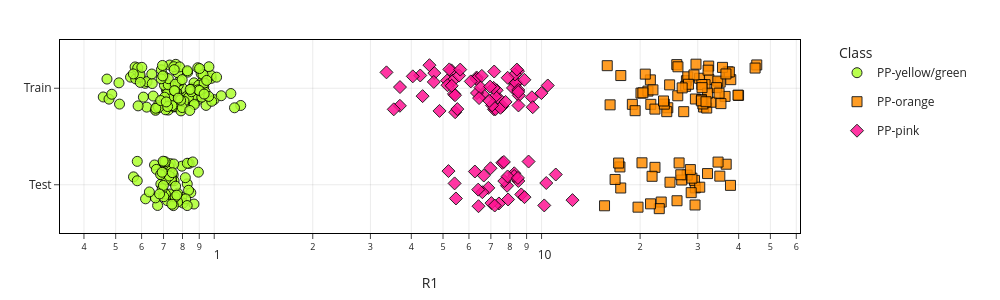

The notebook cell this image was saved under:
### Code cell
scatter_plot_train_test_1d(X_train_df_trans, X_test_df_trans, dim_1='R1', marker_map=_marker_map, marker_dict=marker_dict, color_dict=color_dict, jitter_strength=jitter_strength, random_state=random_state, markersize=markersize, alpha_pts=alpha_pts, x_log=True)

metrics_df, pred, probs = evaluate_classifier(clf, X_train_df_trans, X_test_df_trans, y_train, y_test, classes, plot=True)
display(metrics_df)

### Figure 1 — Plotly figure (JSON) as saved in the notebook; plotly's stock layout.template omitted (floating-point values rounded to 4 significant figures)
{"data": [{"hovertemplate": "<b>%{text}</b><br><br>class: PP-yellow/green<br>R1: %{x}<br><extra></extra>", "legendgroup": "PP-yellow/green", "marker": {"color": "greenyellow", "line": {"color": "black", "width": 1}, "opacity": 0.85, "size": 10, "symbol": "circle"}, "mode": "markers", "name": "PP-yellow/green", "showlegend": true, "text": ["PP-green_ms1_01", "PP-green_ms1_02", "PP-green_ms1_03", "PP-green_ms1_04", "PP-green_ms1_05", "PP-green_ms1_06", "PP-green_ms1_07", "PP-green_ms1_08", "PP-green_ms1_09", "PP-green_ms1_10", "PP-green_ms1_11", "PP-green_ms1_12", "PP-green_ms1_13", "PP-green_ms1_14", "PP-green_ms1_15", "PP-green_ms1_16", "PP-green_ms1_17", "PP-green_ms1_18", "PP-green_ms1_19", "PP-green_ms1_20", "PP-green_ms1_21", "PP-green_ms1_22", "PP-green_ms1_23", "PP-green_ms1_24", "PP-green_ms1_25", "PP-green_ms1_26", "PP-green_ms1_27", "PP-green_ms1_28", "PP-green_ms1_29", "PP-green_ms1_30", "PP-yellow_ms1_01", "PP-yellow_ms1_02", "PP-yellow_ms1_03", "PP-yellow_ms1_04", "PP-yellow_ms1_05", "PP-yellow_ms1_06", "PP-yellow_ms1_07", "PP-yellow_ms1_08", "PP-yellow_ms1_09", "PP-yellow_ms1_10", "PP-yellow_ms1_11", "PP-yellow_ms1_12", "PP-yellow_ms1_13", "PP-yellow_ms1_14", "PP-yellow_ms1_15", "PP-yellow_ms1_16", "PP-yellow_ms1_17", "PP-yellow_ms1_18", "PP-yellow_ms1_19", "PP-yellow_ms1_20", "PP-yellow_ms1_21", "PP-yellow_ms1_22", "PP-yellow_ms1_23", "PP-yellow_ms1_24", "PP-yellow_ms1_25", "PP-yellow_ms1_26", "PP-yellow_ms1_27", "PP-yellow_ms1_28", "PP-yellow_ms1_29", "PP-yellow_ms1_30", "PP-green_ms2_01", "PP-green_ms2_02", "PP-green_ms2_03", "PP-green_ms2_04", "PP-green_ms2_05", "PP-green_ms2_06", "PP-green_ms2_07", "PP-green_ms2_08", "PP-green_ms2_09", "PP-green_ms2_10", "PP-green_ms2_11", "PP-green_ms2_12", "PP-green_ms2_13", "PP-green_ms2_14", "PP-green_ms2_15", "PP-green_ms2_16", "PP-green_ms2_17", "PP-green_ms2_18", "PP-green_ms2_19", "PP-green_ms2_20", "PP-green_ms2_21", "PP-green_ms2_22", "PP-green_ms2_23", "PP-green_ms2_24", "PP-green_ms2_25", "PP-green_ms2_26", "PP-green_ms2_27", "PP-green_ms2_28", "PP-green_ms2_29", "PP-green_ms2_30", "PP-yellow_ms2_01", "PP-yellow_ms2_02", "PP-yellow_ms2_03", "PP-yellow_ms2_04", "PP-yellow_ms2_05", "PP-yellow_ms2_06", "PP-yellow_ms2_07", "PP-yellow_ms2_08", "PP-yellow_ms2_09", "PP-yellow_ms2_10", "PP-yellow_ms2_11", "PP-yellow_ms2_12", "PP-yellow_ms2_13", "PP-yellow_ms2_14", "PP-yellow_ms2_15", "PP-yellow_ms2_16", "PP-yellow_ms2_17", "PP-yellow_ms2_18", "PP-yellow_ms2_19", "PP-yellow_ms2_20", "PP-yellow_ms2_21", "PP-yellow_ms2_22", "PP-yellow_ms2_23", "PP-yellow_ms2_24", "PP-yellow_ms2_25", "PP-yellow_ms2_26", "PP-yellow_ms2_27", "PP-yellow_ms2_28", "PP-yellow_ms2_29", "PP-yellow_ms2_30"], "type": "scatter", "x": [0.555, 0.5759, 0.5731, 0.6621, 0.4703, 0.5839, 0.7136, 0.6511, 0.6155, 0.5937, 0.7508, 0.6217, 0.6234, 0.6617, 0.7236, 0.4581, 0.8408, 0.5936, 0.5661, 0.5137, 0.6722, 0.8324, 0.9289, 0.7568, 0.7358, 0.718, 0.7781, 0.4771, 0.5943, 0.8625, 0.9381, 0.8582, 0.8429, 0.8709, 0.8849, 0.7352, 0.8579, 0.8763, 0.9792, 0.9441, 0.9148, 0.8002, 0.8676, 0.8233, 0.863, 0.8341, 0.7703, 0.7044, 0.8676, 0.869, 0.7098, 0.8512, 0.7189, 0.5854, 0.6756, 0.7307, 0.9123, 0.5116, 0.7676, 0.601, 0.724, 0.6466, 0.729, 0.7765, 0.7857, 0.7027, 0.7242, 0.6894, 0.663, 0.891, 0.7608, 0.7052, 0.9777, 0.751, 0.7429, 0.7634, 0.7734, 0.7525, 0.9989, 0.852, 0.6075, 0.7836, 0.9633, 0.9242, 0.7916, 0.8085, 0.6884, 1.124, 0.7987, 0.6948, 1.205, 1.153, 0.8972, 0.9827, 0.9159, 0.962, 0.7593, 0.9314, 0.8296, 0.8922, 0.798, 1.017, 0.9007, 0.7205, 0.7548, 0.9316, 0.9021, 0.8444, 0.9486, 0.6962, 0.7557, 0.6861, 0.6445, 0.8279, 0.7896, 0.7763, 0.7135, 0.8421, 1.051, 0.4865], "y": [0.6149, 0.5967, 0.721, 0.2798, 0.5953, 0.7112, 0.4878, 0.4192, 0.5509, 0.6153, 0.3061, 0.3043, 0.5686, 0.2712, 0.2739, 0.4096, 0.3556, 0.6381, 0.6486, 0.3359, 0.32, 0.435, 0.5148, 0.5212, 0.4401, 0.4658, 0.4303, 0.3873, 0.5603, 0.3847, 0.4593, 0.5063, 0.402, 0.4171, 0.3713, 0.3821, 0.3636, 0.3962, 0.6024, 0.3223, 0.5595, 0.4993, 0.345, 0.4138, 0.4156, 0.4037, 0.3061, 0.5311, 0.5559, 0.3314, 0.2768, 0.4902, 0.4444, 0.3174, 0.3009, 0.7407, 0.6503, 0.5561, 0.4628, 0.7169, 0.5357, 0.5488, 0.3877, 0.533, 0.5793, 0.6262, 0.5993, 0.6913, 0.2926, 0.7127, 0.5427, 0.4072, 0.6332, 0.3115, 0.3204, 0.7479, 0.6602, 0.7234, 0.3821, 0.4639, 0.4081, 0.7213, 0.7228, 0.641, 0.2657, 0.3661, 0.5981, 0.4453, 0.2997, 0.7362, 0.3216, 0.2976, 0.5315, 0.3649, 0.4079, 0.4152, 0.4716, 0.5528, 0.6669, 0.4837, 0.5896, 0.6148, 0.4768, 0.3103, 0.6929, 0.4398, 0.7041, 0.4877, 0.5812, 0.6276, 0.475, 0.3728, 0.6474, 0.6809, 0.3762, 0.3975, 0.3585, 0.2698, 0.4223, 0.4377]}, {"hovertemplate": "<b>%{text}</b><br><br>class: PP-yellow/green<br>R1: %{x}<br><extra></extra>", "legendgroup": "PP-yellow/green", "marker": {"color": "greenyellow", "line": {"color": "black", "width": 1}, "opacity": 0.85, "size": 10, "symbol": "circle"}, "mode": "markers", "name": "PP-yellow/green", "showlegend": false, "text": ["PP-green_ms3_01", "PP-green_ms3_02", "PP-green_ms3_03", "PP-green_ms3_04", "PP-green_ms3_05", "PP-green_ms3_06", "PP-green_ms3_07", "PP-green_ms3_08", "PP-green_ms3_09", "PP-green_ms3_10", "PP-green_ms3_11", "PP-green_ms3_12", "PP-green_ms3_13", "PP-green_ms3_14", "PP-green_ms3_15", "PP-green_ms3_16", "PP-green_ms3_17", "PP-green_ms3_18", "PP-green_ms3_19", "PP-green_ms3_20", "PP-green_ms3_21", "PP-green_ms3_22", "PP-green_ms3_23", "PP-green_ms3_24", "PP-green_ms3_25", "PP-green_ms3_26", "PP-green_ms3_27", "PP-green_ms3_28", "PP-green_ms3_29", "PP-green_ms3_30", "PP-yellow_ms3_01", "PP-yellow_ms3_02", "PP-yellow_ms3_03", "PP-yellow_ms3_04", "PP-yellow_ms3_05", "PP-yellow_ms3_06", "PP-yellow_ms3_07", "PP-yellow_ms3_08", "PP-yellow_ms3_09", "PP-yellow_ms3_10", "PP-yellow_ms3_11", "PP-yellow_ms3_12", "PP-yellow_ms3_13", "PP-yellow_ms3_14", "PP-yellow_ms3_15", "PP-yellow_ms3_16", "PP-yellow_ms3_17", "PP-yellow_ms3_18", "PP-yellow_ms3_19", "PP-yellow_ms3_20", "PP-yellow_ms3_21", "PP-yellow_ms3_22", "PP-yellow_ms3_23", "PP-yellow_ms3_24", "PP-yellow_ms3_25", "PP-yellow_ms3_26", "PP-yellow_ms3_27", "PP-yellow_ms3_28", "PP-yellow_ms3_29", "PP-yellow_ms3_30"], "type": "scatter", "x": [0.7966, 0.8482, 0.7493, 0.8273, 0.8946, 0.7821, 0.7958, 0.8032, 0.8162, 0.754, 0.7313, 0.7188, 0.8385, 0.7396, 0.6571, 0.8348, 0.8672, 0.6926, 0.8275, 0.7341, 0.7736, 0.7259, 0.7523, 0.8181, 0.8598, 0.7731, 0.7501, 0.8269, 0.7318, 0.7091, 0.7393, 0.7404, 0.7394, 0.7057, 0.7597, 0.7622, 0.7425, 0.7688, 0.6869, 0.7001, 0.6658, 0.71, 0.7119, 0.7285, 0.694, 0.6715, 0.6858, 0.6616, 0.617, 0.7012, 0.7447, 0.6994, 0.6933, 0.5667, 0.5819, 0.7081, 0.6337, 0.6982, 0.6807, 0.5819], "y": [-0.3073, -0.5821, -0.3968, -0.4912, -0.3694, -0.6481, -0.6304, -0.6894, -0.4267, -0.459, -0.3398, -0.6649, -0.2787, -0.6095, -0.295, -0.5572, -0.6997, -0.4006, -0.2771, -0.2814, -0.5879, -0.3063, -0.2849, -0.6462, -0.2638, -0.6782, -0.7162, -0.7157, -0.5962, -0.5965, -0.4224, -0.4607, -0.4466, -0.2808, -0.6271, -0.5145, -0.7019, -0.6075, -0.4933, -0.2671, -0.3406, -0.3885, -0.4455, -0.4099, -0.5417, -0.7146, -0.3946, -0.636, -0.6458, -0.6241, -0.3746, -0.5073, -0.3706, -0.4183, -0.2578, -0.2608, -0.5748, -0.2559, -0.5951, -0.4588]}, {"hovertemplate": "<b>%{text}</b><br><br>class: PP-orange<br>R1: %{x}<br><extra></extra>", "legendgroup": "PP-orange", "marker": {"color": "darkorange", "line": {"color": "black", "width": 1}, "opacity": 0.85, "size": 10, "symbol": "square"}, "mode": "markers", "name": "PP-orange", "showlegend": true, "text": ["PP-orange_ms1_01", "PP-orange_ms1_02", "PP-orange_ms1_03", "PP-orange_ms1_04", "PP-orange_ms1_05", "PP-orange_ms1_06", "PP-orange_ms1_07", "PP-orange_ms1_08", "PP-orange_ms1_09", "PP-orange_ms1_10", "PP-orange_ms1_11", "PP-orange_ms1_12", "PP-orange_ms1_13", "PP-orange_ms1_14", "PP-orange_ms1_15", "PP-orange_ms1_16", "PP-orange_ms1_17", "PP-orange_ms1_18", "PP-orange_ms1_19", "PP-orange_ms1_20", "PP-orange_ms1_21", "PP-orange_ms1_22", "PP-orange_ms1_23", "PP-orange_ms1_24", "PP-orange_ms1_25", "PP-orange_ms1_26", "PP-orange_ms1_27", "PP-orange_ms1_28", "PP-orange_ms1_29", "PP-orange_ms1_30", "PP-orange_ms2_01", "PP-orange_ms2_02", "PP-orange_ms2_03", "PP-orange_ms2_04", "PP-orange_ms2_05", "PP-orange_ms2_06", "PP-orange_ms2_07", "PP-orange_ms2_08", "PP-orange_ms2_09", "PP-orange_ms2_10", "PP-orange_ms2_11", "PP-orange_ms2_12", "PP-orange_ms2_13", "PP-orange_ms2_14", "PP-orange_ms2_15", "PP-orange_ms2_16", "PP-orange_ms2_17", "PP-orange_ms2_18", "PP-orange_ms2_19", "PP-orange_ms2_20", "PP-orange_ms2_21", "PP-orange_ms2_22", "PP-orange_ms2_23", "PP-orange_ms2_24", "PP-orange_ms2_25", "PP-orange_ms2_26", "PP-orange_ms2_27", "PP-orange_ms2_28", "PP-orange_ms2_29", "PP-orange_ms2_30"], "type": "scatter", "x": [39.98, 45.43, 37.84, 32.4, 44.91, 35.12, 31.26, 32.45, 30.39, 37.11, 34.54, 27.7, 36.36, 27.55, 34.25, 29.63, 31.58, 25.88, 24.3, 29.51, 24.62, 27.96, 26.1, 24.13, 21.5, 20.74, 21.56, 15.87, 18.94, 20.12, 39.81, 37.48, 35.7, 31.95, 32.94, 26.07, 36.58, 30.88, 29.21, 34.85, 35.32, 32.15, 30.81, 31.09, 28.1, 30.76, 27.18, 30.91, 31.8, 32.26, 21.13, 22.2, 19.31, 23.71, 16.19, 21.89, 17.46, 26.89, 23.58, 20.39], "y": [0.4263, 0.7416, 0.5889, 0.7297, 0.7092, 0.5633, 0.3053, 0.5901, 0.6038, 0.6691, 0.5741, 0.5784, 0.4157, 0.5199, 0.5062, 0.7494, 0.5376, 0.7451, 0.2979, 0.3887, 0.535, 0.6182, 0.7224, 0.2574, 0.5867, 0.6463, 0.3333, 0.7339, 0.3334, 0.4497, 0.4283, 0.6687, 0.7164, 0.2948, 0.3553, 0.4221, 0.6484, 0.5387, 0.6383, 0.449, 0.3409, 0.4488, 0.3836, 0.3374, 0.5414, 0.3698, 0.2574, 0.5062, 0.36, 0.6875, 0.4703, 0.284, 0.2674, 0.3353, 0.328, 0.4833, 0.6316, 0.5038, 0.3682, 0.4526]}, {"hovertemplate": "<b>%{text}</b><br><br>class: PP-orange<br>R1: %{x}<br><extra></extra>", "legendgroup": "PP-orange", "marker": {"color": "darkorange", "line": {"color": "black", "width": 1}, "opacity": 0.85, "size": 10, "symbol": "square"}, "mode": "markers", "name": "PP-orange", "showlegend": false, "text": ["PP-orange_ms3_01", "PP-orange_ms3_02", "PP-orange_ms3_03", "PP-orange_ms3_04", "PP-orange_ms3_05", "PP-orange_ms3_06", "PP-orange_ms3_07", "PP-orange_ms3_08", "PP-orange_ms3_09", "PP-orange_ms3_10", "PP-orange_ms3_11", "PP-orange_ms3_12", "PP-orange_ms3_13", "PP-orange_ms3_14", "PP-orange_ms3_15", "PP-orange_ms3_16", "PP-orange_ms3_17", "PP-orange_ms3_18", "PP-orange_ms3_19", "PP-orange_ms3_20", "PP-orange_ms3_21", "PP-orange_ms3_22", "PP-orange_ms3_23", "PP-orange_ms3_24", "PP-orange_ms3_25", "PP-orange_ms3_26", "PP-orange_ms3_27", "PP-orange_ms3_28", "PP-orange_ms3_29", "PP-orange_ms3_30"], "type": "scatter", "x": [36.65, 37.77, 35.04, 34.6, 32.13, 29.48, 29.33, 30.42, 29.44, 27.84, 24.68, 23.2, 22.21, 26.8, 28.8, 21.75, 26.31, 26.62, 28.65, 19.71, 17.45, 22.89, 25.93, 21.52, 28.48, 16.77, 20.27, 17.35, 15.57, 17.2], "y": [-0.2873, -0.5063, -0.4108, -0.2652, -0.3842, -0.5321, -0.4545, -0.5254, -0.7096, -0.3995, -0.474, -0.6792, -0.3196, -0.4508, -0.4317, -0.4125, -0.2738, -0.3965, -0.582, -0.7324, -0.5336, -0.7479, -0.6657, -0.6977, -0.3428, -0.4452, -0.2725, -0.3155, -0.7178, -0.2753]}, {"hovertemplate": "<b>%{text}</b><br><br>class: PP-pink<br>R1: %{x}<br><extra></extra>", "legendgroup": "PP-pink", "marker": {"color": "deeppink", "line": {"color": "black", "width": 1}, "opacity": 0.85, "size": 10, "symbol": "diamond"}, "mode": "markers", "name": "PP-pink", "showlegend": true, "text": ["PP-pink_ms1_01", "PP-pink_ms1_02", "PP-pink_ms1_03", "PP-pink_ms1_04", "PP-pink_ms1_05", "PP-pink_ms1_06", "PP-pink_ms1_07", "PP-pink_ms1_08", "PP-pink_ms1_09", "PP-pink_ms1_10", "PP-pink_ms1_11", "PP-pink_ms1_12", "PP-pink_ms1_13", "PP-pink_ms1_14", "PP-pink_ms1_15", "PP-pink_ms1_16", "PP-pink_ms1_17", "PP-pink_ms1_18", "PP-pink_ms1_19", "PP-pink_ms1_20", "PP-pink_ms1_21", "PP-pink_ms1_22", "PP-pink_ms1_23", "PP-pink_ms1_24", "PP-pink_ms1_25", "PP-pink_ms1_26", "PP-pink_ms1_27", "PP-pink_ms1_28", "PP-pink_ms1_29", "PP-pink_ms1_30", "PP-pink_ms2_01", "PP-pink_ms2_02", "PP-pink_ms2_03", "PP-pink_ms2_04", "PP-pink_ms2_05", "PP-pink_ms2_06", "PP-pink_ms2_07", "PP-pink_ms2_08", "PP-pink_ms2_09", "PP-pink_ms2_10", "PP-pink_ms2_11", "PP-pink_ms2_12", "PP-pink_ms2_13", "PP-pink_ms2_14", "PP-pink_ms2_15", "PP-pink_ms2_16", "PP-pink_ms2_17", "PP-pink_ms2_18", "PP-pink_ms2_19", "PP-pink_ms2_20", "PP-pink_ms2_21", "PP-pink_ms2_22", "PP-pink_ms2_23", "PP-pink_ms2_24", "PP-pink_ms2_25", "PP-pink_ms2_26", "PP-pink_ms2_27", "PP-pink_ms2_28", "PP-pink_ms2_29", "PP-pink_ms2_30"], "type": "scatter", "x": [9.988, 9.341, 8.318, 8.471, 7.347, 6.333, 6.612, 8.178, 9.397, 5.305, 4.259, 4.878, 5.398, 4.545, 4.703, 4.686, 5.146, 7.154, 5.439, 4.331, 6.348, 3.359, 7.23, 7.291, 3.691, 4.042, 5.446, 3.694, 5.361, 3.535, 8.354, 8.292, 10.45, 7.588, 8.861, 7.489, 6.328, 6.51, 6.078, 5.53, 8.406, 7.166, 7.218, 5.596, 8.521, 6.443, 7.063, 5.226, 7.764, 5.643, 6.923, 5.161, 7.135, 6.961, 8.489, 8.485, 6.569, 8.5, 5.316, 7.878], "y": [0.4498, 0.4064, 0.5403, 0.6766, 0.4041, 0.612, 0.4389, 0.5031, 0.3037, 0.6851, 0.6323, 0.2652, 0.4417, 0.7391, 0.657, 0.5655, 0.5797, 0.2819, 0.4277, 0.4183, 0.4505, 0.6647, 0.2827, 0.4791, 0.3181, 0.6233, 0.2516, 0.5124, 0.5794, 0.2814, 0.5578, 0.6431, 0.5287, 0.3135, 0.5875, 0.2975, 0.5961, 0.5079, 0.571, 0.2841, 0.6938, 0.6734, 0.4146, 0.6308, 0.4253, 0.398, 0.3233, 0.6955, 0.3581, 0.6935, 0.3696, 0.5315, 0.504, 0.517, 0.4822, 0.4614, 0.628, 0.3219, 0.5253, 0.6086]}, {"hovertemplate": "<b>%{text}</b><br><br>class: PP-pink<br>R1: %{x}<br><extra></extra>", "legendgroup": "PP-pink", "marker": {"color": "deeppink", "line": {"color": "black", "width": 1}, "opacity": 0.85, "size": 10, "symbol": "diamond"}, "mode": "markers", "name": "PP-pink", "showlegend": false, "text": ["PP-pink_ms3_01", "PP-pink_ms3_02", "PP-pink_ms3_03", "PP-pink_ms3_04", "PP-pink_ms3_05", "PP-pink_ms3_06", "PP-pink_ms3_07", "PP-pink_ms3_08", "PP-pink_ms3_09", "PP-pink_ms3_10", "PP-pink_ms3_11", "PP-pink_ms3_12", "PP-pink_ms3_13", "PP-pink_ms3_14", "PP-pink_ms3_15", "PP-pink_ms3_16", "PP-pink_ms3_17", "PP-pink_ms3_18", "PP-pink_ms3_19", "PP-pink_ms3_20", "PP-pink_ms3_21", "PP-pink_ms3_22", "PP-pink_ms3_23", "PP-pink_ms3_24", "PP-pink_ms3_25", "PP-pink_ms3_26", "PP-pink_ms3_27", "PP-pink_ms3_28", "PP-pink_ms3_29", "PP-pink_ms3_30"], "type": "scatter", "x": [7.901, 7.409, 12.43, 8.253, 8.492, 7.847, 10.33, 8.669, 7.027, 7.694, 6.983, 8.249, 10.19, 9.126, 6.417, 7.876, 6.659, 8.87, 11.05, 6.256, 8.467, 6.877, 5.475, 6.594, 5.424, 7.588, 7.192, 6.403, 7.671, 5.195], "y": [-0.6525, -0.6937, -0.6591, -0.3812, -0.4609, -0.5107, -0.4819, -0.6003, -0.6898, -0.4618, -0.3289, -0.4093, -0.7143, -0.2594, -0.7224, -0.4139, -0.4044, -0.6283, -0.3938, -0.363, -0.4293, -0.5325, -0.6423, -0.5773, -0.486, -0.2724, -0.7151, -0.5506, -0.2637, -0.3583]}], "layout": {"height": 300, "legend": {"itemclick": "toggle", "title": {"text": "Class"}, "x": 1.05, "y": 1}, "margin": {"b": 60, "l": 60, "r": 200, "t": 40}, "width": 1000, "xaxis": {"gridcolor": "rgba(0,0,0,0.08)", "linecolor": "black", "linewidth": 1, "mirror": true, "showgrid": true, "showline": true, "ticks": "outside", "title": {"text": "R1"}, "type": "log"}, "yaxis": {"gridcolor": "rgba(0,0,0,0.08)", "linecolor": "black", "linewidth": 1, "mirror": true, "range": [-1, 1], "showgrid": true, "showline": true, "tickmode": "array", "ticktext": ["Train", "Test"], "tickvals": [0.5, -0.5]}}}
